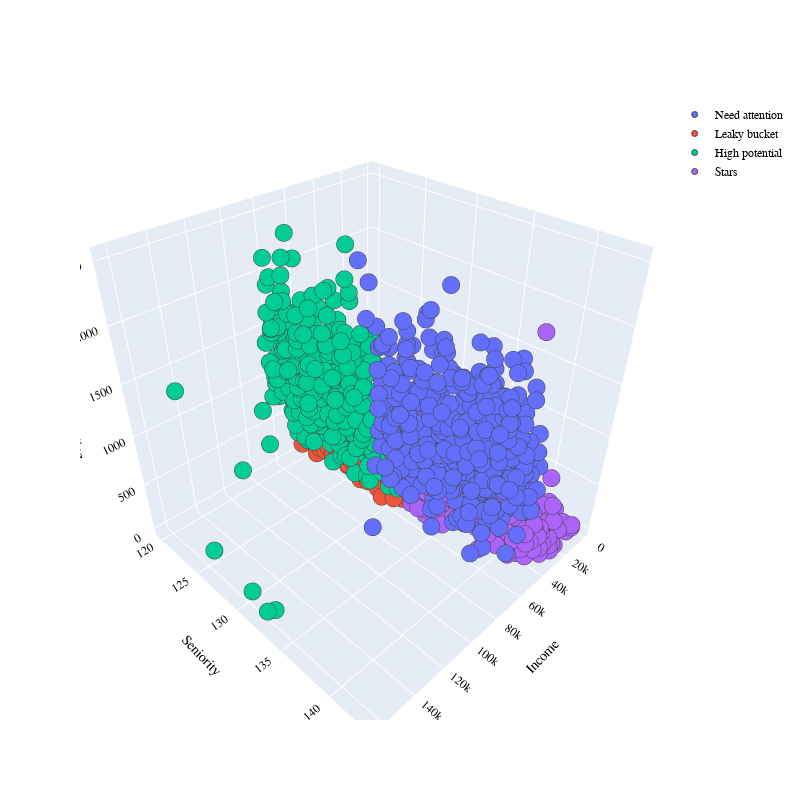

Notebook code for this chart:
### Code cell
PLOT = go.Figure()
for C in list(data.Cluster.unique()):
    

    PLOT.add_trace(go.Scatter3d(x = data[data.Cluster == C]['Income'],
                                y = data[data.Cluster == C]['Seniority'],
                                z = data[data.Cluster == C]['Spending'],                        
                                mode = 'markers',marker_size = 6, marker_line_width = 1,
                                name = str(C)))
PLOT.update_traces(hovertemplate='Income: %{x} <br>Seniority: %{y} <br>Spending: %{z}')

    
PLOT.update_layout(width = 800, height = 800, autosize = True, showlegend = True,
                   scene = dict(xaxis=dict(title = 'Income', titlefont_color = 'black'),
                                yaxis=dict(title = 'Seniority', titlefont_color = 'black'),
                                zaxis=dict(title = 'Spending', titlefont_color = 'black')),
                   font = dict(family = "Gilroy", color  = 'black', size = 12))

### Figure 1 — Plotly figure (JSON) as saved in the notebook; plotly's stock layout.template omitted (floating-point values rounded to 4 significant figures; data arrays with more than 128 entries replaced by an {"elided": "..."} marker saying what was removed)
{"data": [{"hovertemplate": "Income: %{x} <br>Seniority: %{y} <br>Spending: %{z}", "marker": {"line": {"width": 1}, "size": 6}, "mode": "markers", "name": "Need attention", "type": "scatter3d", "x": {"elided": "528 int values"}, "y": {"elided": "528 float values"}, "z": {"elided": "528 int values"}}, {"hovertemplate": "Income: %{x} <br>Seniority: %{y} <br>Spending: %{z}", "marker": {"line": {"width": 1}, "size": 6}, "mode": "markers", "name": "Leaky bucket", "type": "scatter3d", "x": {"elided": "641 int values"}, "y": {"elided": "641 float values"}, "z": {"elided": "641 int values"}}, {"hovertemplate": "Income: %{x} <br>Seniority: %{y} <br>Spending: %{z}", "marker": {"line": {"width": 1}, "size": 6}, "mode": "markers", "name": "High potential", "type": "scatter3d", "x": {"elided": "462 int values"}, "y": {"elided": "462 float values"}, "z": {"elided": "462 int values"}}, {"hovertemplate": "Income: %{x} <br>Seniority: %{y} <br>Spending: %{z}", "marker": {"line": {"width": 1}, "size": 6}, "mode": "markers", "name": "Stars", "type": "scatter3d", "x": {"elided": "584 int values"}, "y": {"elided": "584 float values"}, "z": {"elided": "584 int values"}}], "layout": {"autosize": true, "font": {"color": "black", "family": "Gilroy", "size": 12}, "height": 800, "scene": {"xaxis": {"title": {"font": {"color": "black"}, "text": "Income"}}, "yaxis": {"title": {"font": {"color": "black"}, "text": "Seniority"}}, "zaxis": {"title": {"font": {"color": "black"}, "text": "Spending"}}}, "showlegend": true, "width": 800}}
